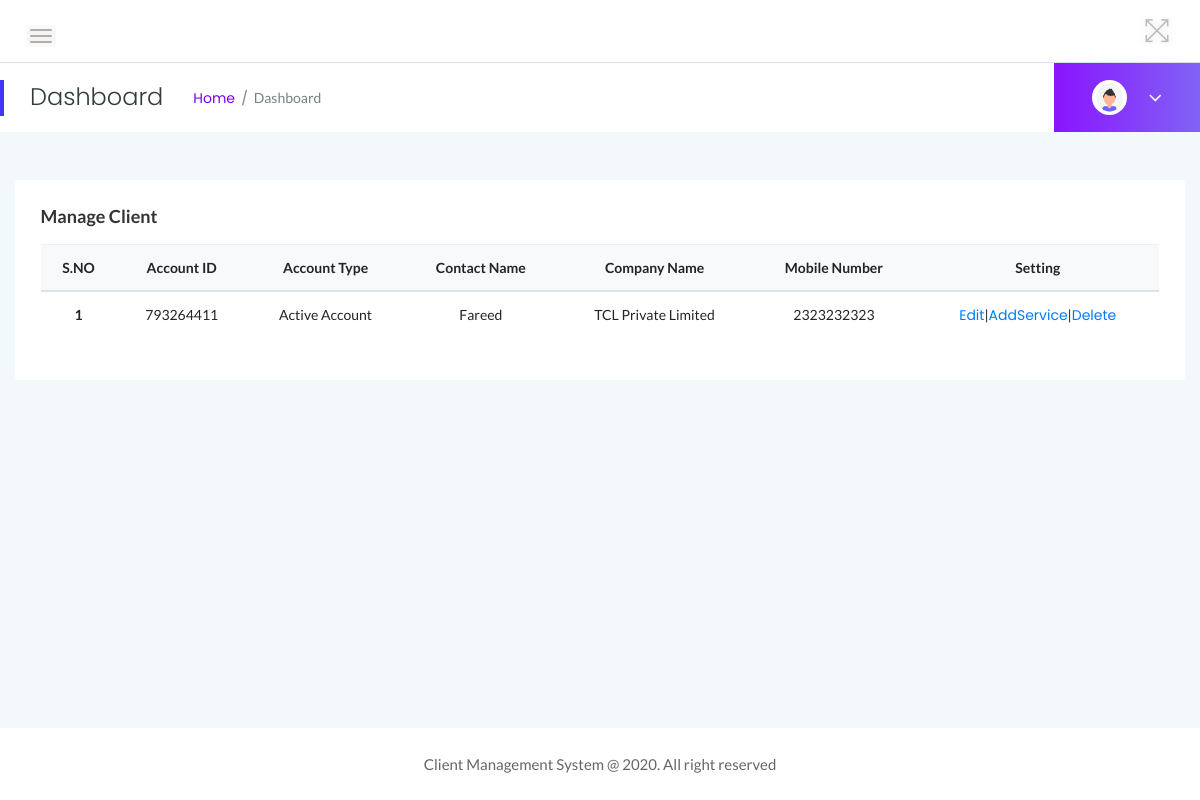
The page /admin/manage-client.php (signed in) on the database its author committed.
### tables this page shows
CREATE TABLE `tblclient` (
  `ID` int(10) NOT NULL,
  `AccountID` int(10) DEFAULT NULL,
  `AccountType` varchar(50) DEFAULT NULL,
  `ContactName` varchar(120) DEFAULT NULL,
  `CompanyName` varchar(120) DEFAULT NULL,
  `Address` varchar(200) DEFAULT NULL,
  `City` varchar(120) DEFAULT NULL,
  `State` varchar(120) DEFAULT NULL,
  `ZipCode` int(10) DEFAULT NULL,
  `Workphnumber` bigint(10) DEFAULT NULL,
  `Cellphnumber` bigint(10) DEFAULT NULL,
  `Otherphnumber` bigint(10) DEFAULT NULL,
  `Email` varchar(200) DEFAULT NULL,
  `WebsiteAddress` varchar(200) DEFAULT NULL,
  `Notes` mediumtext DEFAULT NULL,
  `Password` varchar(200) NOT NULL,
  `CreationDate` timestamp NULL DEFAULT current_timestamp()
);

### admin/manage-client.php (the view, shortened to what this page needs)
<?php
if (strlen($_SESSION['clientmsaid']==0)) {
  header('location:logout.php');
  } else{
  	?>
<!doctype html>
<html class="no-js" lang="en">
<head>
    <link rel="stylesheet" href="assets/css/bootstrap.min.css">
    <link rel="stylesheet" href="assets/css/font-awesome.min.css">
    <link rel="stylesheet" href="assets/css/themify-icons.css">
    <link rel="stylesheet" href="assets/css/metisMenu.css">
    <link rel="stylesheet" href="assets/css/owl.carousel.min.css">
    <link rel="stylesheet" href="assets/css/slicknav.min.css">
    <link rel="stylesheet" href="https://www.amcharts.com/lib/3/plugins/export/export.css" type="text/css" media="all" />
    <link rel="stylesheet" type="text/css" href="https://cdn.datatables.net/1.10.19/css/jquery.dataTables.css">
    <link rel="stylesheet" type="text/css" href="https://cdn.datatables.net/1.10.18/css/dataTables.bootstrap4.min.css">
    <link rel="stylesheet" type="text/css" href="https://cdn.datatables.net/responsive/2.2.3/css/responsive.bootstrap.min.css">
    <link rel="stylesheet" type="text/css" href="https://cdn.datatables.net/responsive/2.2.3/css/responsive.jqueryui.min.css">
    <link rel="stylesheet" href="assets/css/typography.css">
    <link rel="stylesheet" href="assets/css/default-css.css">
    <link rel="stylesheet" href="assets/css/styles.css">
    <link rel="stylesheet" href="assets/css/responsive.css">
</head>
<body>
    <div class="page-container">
        <div class="main-content">
          <?php include_once('includes/header.php');?>
            <?php include_once('includes/pagetitle.php');?>
            <div class="main-content-inner">
                <div class="row">
                    <div class="col-12 mt-5">
                        <div class="card">
                            <div class="card-body">
                                <h4 class="header-title">Manage Client</h4>
                                <div class="data-tables">
                <table class="table text-center">
                                        <thead class="bg-light text-capitalize">
                                            <tr>
                                                <th>S.NO</th>
                                                <th>Account ID</th>
                                                <th>Account Type</th>
                                                <th>Contact Name</th>
                                                <th>Company Name</th>
                                                <th>Mobile Number</th>
                                                <th>Setting</th>
                                            </tr>
                                        </thead>
                                        <?php
$sql="SELECT * from tblclient";
$query = $dbh -> prepare($sql);
$query->execute();
$results=$query->fetchAll(PDO::FETCH_OBJ);
$cnt=1;
if($query->rowCount() > 0)
{
foreach($results as $row)
{               ?>
									     <tr class="active">
									      <th scope="row"><?php echo htmlentities($cnt);?></th>
									       <td><?php  echo htmlentities($row->AccountID);?></td>
									        <td><?php  echo htmlentities($row->AccountType);?></td>
									         <td><?php  echo htmlentities($row->ContactName);?></td>
									         <td><?php  echo htmlentities($row->CompanyName);?></td>
									         <td><?php  echo htmlentities($row->Workphnumber);?></td>
									        <td><a href="edit-client-details.php?editid=<?php echo $row->ID;?>">Edit</a>|<a href="add-client-services.php?addid=<?php echo $row->ID;?>">AddService</a>|<a href="manage-client.php?did=<?php echo $row->ID; ?>"onclick="return confirm('Do you really want to delete?');">Delete</a></td>
									     </tr>
									     <?php $cnt=$cnt+1;}} ?>
									     </tbody> </table>
								</div>
							</div>
						</div>
					</div>
				</div>
			</div>
		</div>
				<?php include_once('includes/footer.php');?>
	</div>
</body>
</html>
<?php }  ?>

### admin/assets/css/typography.css (style rules this page uses)
body { font-size: 14px; font-family: 'Lato', sans-serif; }
h1, h2, h3, h4, h5, h6 { margin: 0; font-family: 'Poppins', sans-serif; }
a, a:visited { text-decoration: none; transition: all 0.3s ease-in-out; -webkit-transition: all 0.3s ease-in-out; -moz-transition: all 0.3s ease-in-out; -o-transition: all 0.3s ease-in-out; outline: 0; font-family: 'Poppins', sans-serif; }

### admin/assets/css/default-css.css (style rules this page uses)
* { margin: 0; padding: 0; box-sizing: border-box; }
*, *:before, *:after { -moz-box-sizing: border-box; -webkit-box-sizing: border-box; box-sizing: border-box; }
html { -webkit-font-smoothing: antialiased; }
body { background: #fff; font-weight: normal; -webkit-font-smoothing: antialiased; -webkit-text-size-adjust: 100%; }
:root { --primary-color: #4336FB; }

### admin/assets/css/styles.css (style rules this page uses)
.page-container { width: 100%; height: 100%; min-height: 100vh; padding-left: 280px; -webkit-transition: padding-left 0.3s ease 0s; transition: padding-left 0.3s ease 0s; }
.card { border: none; border-radius: 4px; background-color: #fff; -webkit-transition: all 0.3s ease 0s; transition: all 0.3s ease 0s; }
.card-body { padding: 25.6px; padding: 1.6rem; }
.main-content { width: 100%; background: #F3F8FB; }
.main-content-inner { padding: 0 30px 50px; }
.header-title { font-family: 'Lato', sans-serif; font-size: 18px; font-weight: 600; letter-spacing: 0; color: #333; text-transform: capitalize; margin-bottom: 17px; }
table tr th { border-bottom: none; }
table tr th, table tr td { border-top: 1px solid rgba(120, 130, 140, 0.13) !important; }

### admin/assets/css/responsive.css (style rules this page uses)
@media (min-width: 1200px) and (max-width: 1364px) { .main-content-inner { padding: 0 15px 50px; } }
@media (min-width: 1200px) and (max-width: 1364px) { .page-container, .sbar_collapsed.page-container { padding-left: 0; } }

### rows shown on the page
tblclient: AccountID "793264411", AccountType "Active Account", ContactName "Fareed", CompanyName "TCL Private Limited", Workphnumber "2323232323"
